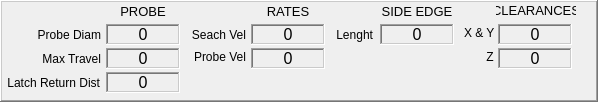
         <widget class="QFrame" name="frame">
          <property name="geometry">
           <rect>
            <x>0</x>
            <y>297</y>
            <width>598</width>
            <height>102</height>
           </rect>
          </property>
          <property name="frameShape">
           <enum>QFrame::WinPanel</enum>
          </property>
          <property name="frameShadow">
           <enum>QFrame::Raised</enum>
          </property>
          <widget class="QLabel" name="lab_probing_z_2">
           <property name="geometry">
            <rect>
             <x>464</x>
             <y>46</y>
             <width>33</width>
             <height>21</height>
            </rect>
           </property>
           <property name="text">
            <string>Z </string>
           </property>
           <property name="alignment">
            <set>Qt::AlignRight|Qt::AlignTrailing|Qt::AlignVCenter</set>
           </property>
          </widget>
          <widget class="QLabel" name="lab_probing_xy_clearances">
           <property name="geometry">
            <rect>
             <x>498</x>
             <y>24</y>
             <width>74</width>
             <height>21</height>
            </rect>
           </property>
           <property name="font">
            <font>
             <pointsize>12</pointsize>
            </font>
           </property>
           <property name="frameShape">
            <enum>QFrame::WinPanel</enum>
           </property>
           <property name="frameShadow">
            <enum>QFrame::Sunken</enum>
           </property>
           <property name="text">
            <string>0</string>
           </property>
           <property name="alignment">
            <set>Qt::AlignCenter</set>
           </property>
          </widget>
          <widget class="QLabel" name="lab_probing_z_clearance">
           <property name="geometry">
            <rect>
             <x>498</x>
             <y>48</y>
             <width>74</width>
             <height>21</height>
            </rect>
           </property>
           <property name="font">
            <font>
             <pointsize>12</pointsize>
            </font>
           </property>
           <property name="frameShape">
            <enum>QFrame::WinPanel</enum>
           </property>
           <property name="frameShadow">
            <enum>QFrame::Sunken</enum>
           </property>
           <property name="text">
            <string>0</string>
           </property>
           <property name="alignment">
            <set>Qt::AlignCenter</set>
           </property>
          </widget>
          <widget class="QLabel" name="lab_probing_clearances">
           <property name="geometry">
            <rect>
             <x>496</x>
             <y>2</y>
             <width>80</width>
             <height>17</height>
            </rect>
           </property>
           <property name="font">
            <font>
             <pointsize>10</pointsize>
             <weight>50</weight>
             <bold>false</bold>
            </font>
           </property>
           <property name="frameShape">
            <enum>QFrame::NoFrame</enum>
           </property>
           <property name="frameShadow">
            <enum>QFrame::Plain</enum>
           </property>
           <property name="text">
            <string>CLEARANCES</string>
           </property>
           <property name="alignment">
            <set>Qt::AlignCenter</set>
           </property>
          </widget>
          <widget class="QLabel" name="labprobing_xy">
           <property name="geometry">
            <rect>
             <x>464</x>
             <y>22</y>
             <width>33</width>
             <height>21</height>
            </rect>
           </property>
           <property name="text">
            <string>X &amp; Y</string>
           </property>
           <property name="alignment">
            <set>Qt::AlignLeading|Qt::AlignLeft|Qt::AlignVCenter</set>
           </property>
          </widget>
          <widget class="QLabel" name="lab_probing_lenght">
           <property name="geometry">
            <rect>
             <x>332</x>
             <y>24</y>
             <width>41</width>
             <height>21</height>
            </rect>
           </property>
           <property name="text">
            <string>Lenght</string>
           </property>
           <property name="alignment">
            <set>Qt::AlignRight|Qt::AlignTrailing|Qt::AlignVCenter</set>
           </property>
          </widget>
          <widget class="QLabel" name="lab_probing_side_edge_lenght">
           <property name="geometry">
            <rect>
             <x>380</x>
             <y>24</y>
             <width>74</width>
             <height>21</height>
            </rect>
           </property>
           <property name="font">
            <font>
             <pointsize>12</pointsize>
            </font>
           </property>
           <property name="frameShape">
            <enum>QFrame::WinPanel</enum>
           </property>
           <property name="frameShadow">
            <enum>QFrame::Sunken</enum>
           </property>
           <property name="text">
            <string>0</string>
           </property>
           <property name="alignment">
            <set>Qt::AlignCenter</set>
           </property>
          </widget>
          <widget class="QLabel" name="lab_probing_side_edge">
           <property name="geometry">
            <rect>
             <x>380</x>
             <y>2</y>
             <width>74</width>
             <height>18</height>
            </rect>
           </property>
           <property name="font">
            <font>
             <pointsize>10</pointsize>
             <weight>50</weight>
             <bold>false</bold>
            </font>
           </property>
           <property name="frameShape">
            <enum>QFrame::NoFrame</enum>
           </property>
           <property name="frameShadow">
            <enum>QFrame::Plain</enum>
           </property>
           <property name="text">
            <string>SIDE EDGE</string>
           </property>
           <property name="alignment">
            <set>Qt::AlignCenter</set>
           </property>
          </widget>
          <widget class="QLabel" name="lab_probing_rates">
           <property name="geometry">
            <rect>
             <x>251</x>
             <y>2</y>
             <width>74</width>
             <height>18</height>
            </rect>
           </property>
           <property name="font">
            <font>
             <pointsize>10</pointsize>
             <weight>50</weight>
             <bold>false</bold>
            </font>
           </property>
           <property name="frameShape">
            <enum>QFrame::NoFrame</enum>
           </property>
           <property name="frameShadow">
            <enum>QFrame::Plain</enum>
           </property>
           <property name="text">
            <string>RATES</string>
           </property>
           <property name="alignment">
            <set>Qt::AlignCenter</set>
           </property>
          </widget>
          <widget class="QLabel" name="lab_probing_search_vel">
           <property name="geometry">
            <rect>
             <x>188</x>
             <y>24</y>
             <width>58</width>
             <height>21</height>
            </rect>
           </property>
           <property name="text">
            <string>Seach Vel</string>
           </property>
           <property name="alignment">
            <set>Qt::AlignRight|Qt::AlignTrailing|Qt::AlignVCenter</set>
           </property>
          </widget>
          <widget class="QLabel" name="lab_probing_probe_vel">
           <property name="geometry">
            <rect>
             <x>188</x>
             <y>46</y>
             <width>58</width>
             <height>21</height>
            </rect>
           </property>
           <property name="text">
            <string>Probe Vel</string>
           </property>
           <property name="alignment">
            <set>Qt::AlignRight|Qt::AlignTrailing|Qt::AlignVCenter</set>
           </property>
          </widget>
          <widget class="QLabel" name="lab_probing_search_velocity">
           <property name="geometry">
            <rect>
             <x>251</x>
             <y>24</y>
             <width>74</width>
             <height>21</height>
            </rect>
           </property>
           <property name="font">
            <font>
             <pointsize>12</pointsize>
            </font>
           </property>
           <property name="frameShape">
            <enum>QFrame::WinPanel</enum>
           </property>
           <property name="frameShadow">
            <enum>QFrame::Sunken</enum>
           </property>
           <property name="text">
            <string>0</string>
           </property>
           <property name="alignment">
            <set>Qt::AlignCenter</set>
           </property>
          </widget>
          <widget class="QLabel" name="lab_probing_touched_return_velocity">
           <property name="geometry">
            <rect>
             <x>251</x>
             <y>48</y>
             <width>74</width>
             <height>21</height>
            </rect>
           </property>
           <property name="font">
            <font>
             <pointsize>12</pointsize>
            </font>
           </property>
           <property name="frameShape">
            <enum>QFrame::WinPanel</enum>
           </property>
           <property name="frameShadow">
            <enum>QFrame::Sunken</enum>
           </property>
           <property name="text">
            <string>0</string>
           </property>
           <property name="alignment">
            <set>Qt::AlignCenter</set>
           </property>
          </widget>
          <widget class="QLabel" name="lab_probing_ball_diam">
           <property name="geometry">
            <rect>
             <x>18</x>
             <y>24</y>
             <width>83</width>
             <height>21</height>
            </rect>
           </property>
           <property name="text">
            <string>Probe Diam</string>
           </property>
           <property name="alignment">
            <set>Qt::AlignRight|Qt::AlignTrailing|Qt::AlignVCenter</set>
           </property>
          </widget>
          <widget class="QLabel" name="lab_probing_latch_return_distance">
           <property name="geometry">
            <rect>
             <x>106</x>
             <y>72</y>
             <width>74</width>
             <height>21</height>
            </rect>
           </property>
           <property name="font">
            <font>
             <pointsize>12</pointsize>
            </font>
           </property>
           <property name="frameShape">
            <enum>QFrame::WinPanel</enum>
           </property>
           <property name="frameShadow">
            <enum>QFrame::Sunken</enum>
           </property>
           <property name="text">
            <string>0</string>
           </property>
           <property name="alignment">
            <set>Qt::AlignCenter</set>
           </property>
          </widget>
          <widget class="QLabel" name="lab_probing_probe">
           <property name="geometry">
            <rect>
             <x>106</x>
             <y>2</y>
             <width>74</width>
             <height>18</height>
            </rect>
           </property>
           <property name="font">
            <font>
             <pointsize>10</pointsize>
             <weight>50</weight>
             <bold>false</bold>
            </font>
           </property>
           <property name="frameShape">
            <enum>QFrame::NoFrame</enum>
           </property>
           <property name="frameShadow">
            <enum>QFrame::Plain</enum>
           </property>
           <property name="text">
            <string>PROBE</string>
           </property>
           <property name="alignment">
            <set>Qt::AlignCenter</set>
           </property>
          </widget>
          <widget class="QLabel" name="lab_probing_latch_rtrn_dist">
           <property name="geometry">
            <rect>
             <x>2</x>
             <y>72</y>
             <width>98</width>
             <height>21</height>
            </rect>
           </property>
           <property name="text">
            <string>Latch Return Dist</string>
           </property>
           <property name="alignment">
            <set>Qt::AlignRight|Qt::AlignTrailing|Qt::AlignVCenter</set>
           </property>
          </widget>
          <widget class="QLabel" name="lab_probing_ball_diameter">
           <property name="geometry">
            <rect>
             <x>106</x>
             <y>24</y>
             <width>74</width>
             <height>21</height>
            </rect>
           </property>
           <property name="font">
            <font>
             <pointsize>12</pointsize>
            </font>
           </property>
           <property name="frameShape">
            <enum>QFrame::WinPanel</enum>
           </property>
           <property name="frameShadow">
            <enum>QFrame::Sunken</enum>
           </property>
           <property name="text">
            <string>0</string>
           </property>
           <property name="alignment">
            <set>Qt::AlignCenter</set>
           </property>
          </widget>
          <widget class="QLabel" name="lab_probing_maxImum_travel">
           <property name="geometry">
            <rect>
             <x>106</x>
             <y>48</y>
             <width>74</width>
             <height>21</height>
            </rect>
           </property>
           <property name="font">
            <font>
             <pointsize>12</pointsize>
            </font>
           </property>
           <property name="frameShape">
            <enum>QFrame::WinPanel</enum>
           </property>
           <property name="frameShadow">
            <enum>QFrame::Sunken</enum>
           </property>
           <property name="text">
            <string>0</string>
           </property>
           <property name="alignment">
            <set>Qt::AlignCenter</set>
           </property>
          </widget>
          <widget class="QLabel" name="lab_probing_max_travel">
           <property name="geometry">
            <rect>
             <x>18</x>
             <y>48</y>
             <width>83</width>
             <height>21</height>
            </rect>
           </property>
           <property name="text">
            <string>Max Travel</string>
           </property>
           <property name="alignment">
            <set>Qt::AlignRight|Qt::AlignTrailing|Qt::AlignVCenter</set>
           </property>
          </widget>
         </widget>
